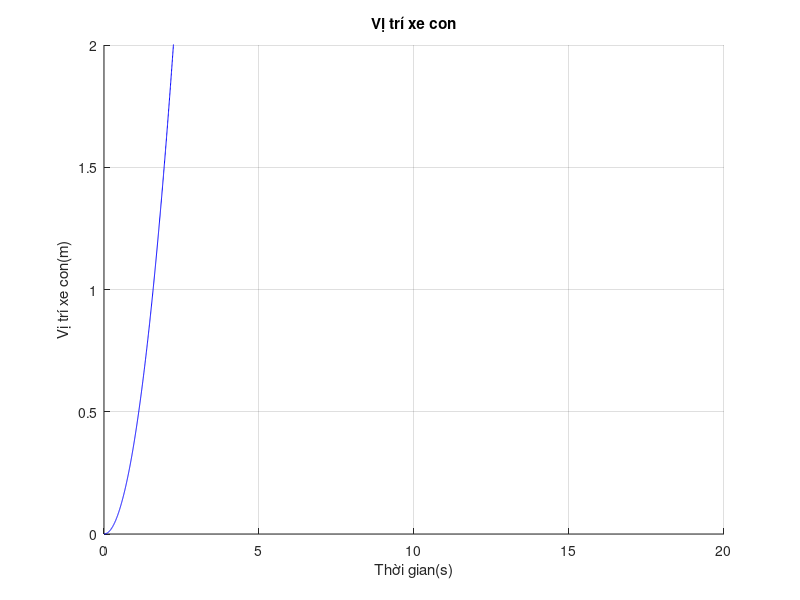
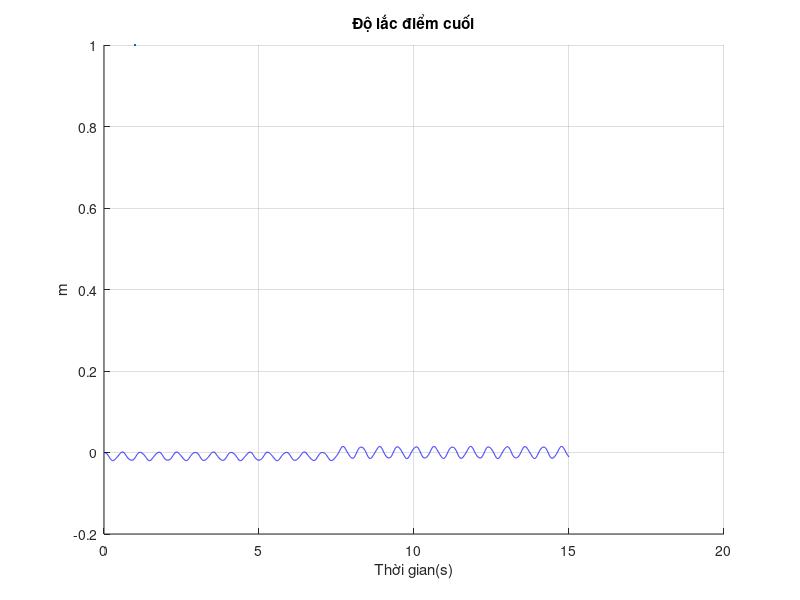

These charts were generated, in order, by the following MATLAB code:
clc;clear;
k=1;
pA=2.4;EI=0.4;g=9.81;
L=0.7;
mw=13.1;
mh=0.86;
mk=0.2;
m=14.15;
tmax=15;
n=9;
r=5000;
dt=tmax/(r-1);
g=9.8;
ds=L/(n-1); 
%%%%%%%%%%%%%%%%%%%%%%%%%%%%%%%%%%%%%%%%%%%%%%%%%%%%%%%%%%%%%%%%%%%%%%                              
%%%%%%%%%%%%%%%%%%%%%%%%%%%%%%%%%%%%%%%%%%%%%%%%%%%%%%%%%%%%%%%%%%%%%%
F1=zeros(1,r);
h=zeros(1,r);
h(1:2)=ds;
w3=zeros(1,r);
F2=zeros(1,r);
l=2;
w=zeros(n,r);
F1(1:r/2)=10;
F1(r/2:r)=0;
F2(1:1000)=0;
%%%%%%%%%%%%%%%%%%%%%%%%%%%%%%%%%%%%%%
%%%%%%%%%%%%%%%%%%%%%%%%%%%%%%%%%%%%%%
for j =2:r-1
wsss0=(w(3,j)-2*w(2,j)+w(1,j))/(2*ds^3);
w(1,j+1)=(F1(j+1)-EI*wsss0)*(dt^2/mw)+2*w(1,j)-w(1,j-1);
 for i=3:n-2
S2=(-EI*dt^2)/(ds^4*pA);
wssss=w(i+2,j)-4*w(i+1,j)+6*w(i,j)-4*w(i-1,j)+w(i-2,j);
w(i,j+1)=S2*wssss+2*w(i,j)-w(i,j-1);
 end
 S3=(EI*(dt^2))/(mk*2*ds^3);
 w(2,j+1)=w(1,j+1);
 wsssl=(-2*w(n,j)+3*w(n-1,j)-w(n-2,j));
 w(n,j+1)=2*w(n,j)-w(n,j-1)+S3*wsssl;
 w(n-1,j+1)=(w(n,j+1)+w(n-2,j+1))/2;
%%%%%%%%%%%%%%%%%%%%%%%%%%%%%%%%%%%%%%%
%%%%%%%%%%%%%%%%%%%%%%%%%%%%%%%%%%%%%%%
ddtx3=(w3(j+1)-2*w3(j)+w3(j-1))/(dt^2);
dyx2=(w(l,j)-w(l-1,j))/ds;
h(j+1)=(F2(j+1)-mh*g-mh*ddtx3*dyx2)*dt^2/mh+2*h(j)-h(j-1);
l=ceil(h(j+1)/ds);
if h(j+1)<ds
    l=2;
    h(j+1)=ds;
end
if h(j+1)>L-ds
    l=n-1;
    h(j+1)=L-ds;
end
%%%%%%%%%%%%%%%%%%%%%%%%%%%%%%%%%%%%%%%%%%%%%%%%%%%%%%%%%%%%%%%%%%%%                              
%%%%%%%%%%%%%%%%%%%%%%%%%%%%%%%%%%%%%%%%%%%%%%%%%%%%%%%%%%%%%%%%%%%%
if l == 2 
    w3(j+1)=w(1,j+1);
end
if l > 2 && l < n -1
 w3(j+1)=-(2*EI*dt^2)*(w(l+1,j+1)-2*w(l,j+1)+w(l-1,j+1))/(ds^3*mh)+2*w3(j)-w3(j-1);
end
if l==n
 w3(j+1)=w(n-1,j+1);
end
check = w3-w(1,:);
end
x=0:dt:tmax;
figure(1)
grid on 
hold on
plot(x,w(1,:),'b',LineWidth=2.5);
xlabel('Thời gian(s)')
ylim([0 2])
ylabel('Vị trí xe con(m)')
title('Vị trí xe con')
figure(3)
hold on 
grid on
dolac=zeros(1,r);
for i=1:r
dolac(i)=w(n,i)-w(1,i);
end
plot(x,dolac,'b',LineWidth=1);
title('Độ lắc điểm cuối');
xlabel('Thời gian(s)');
ylabel('m');








